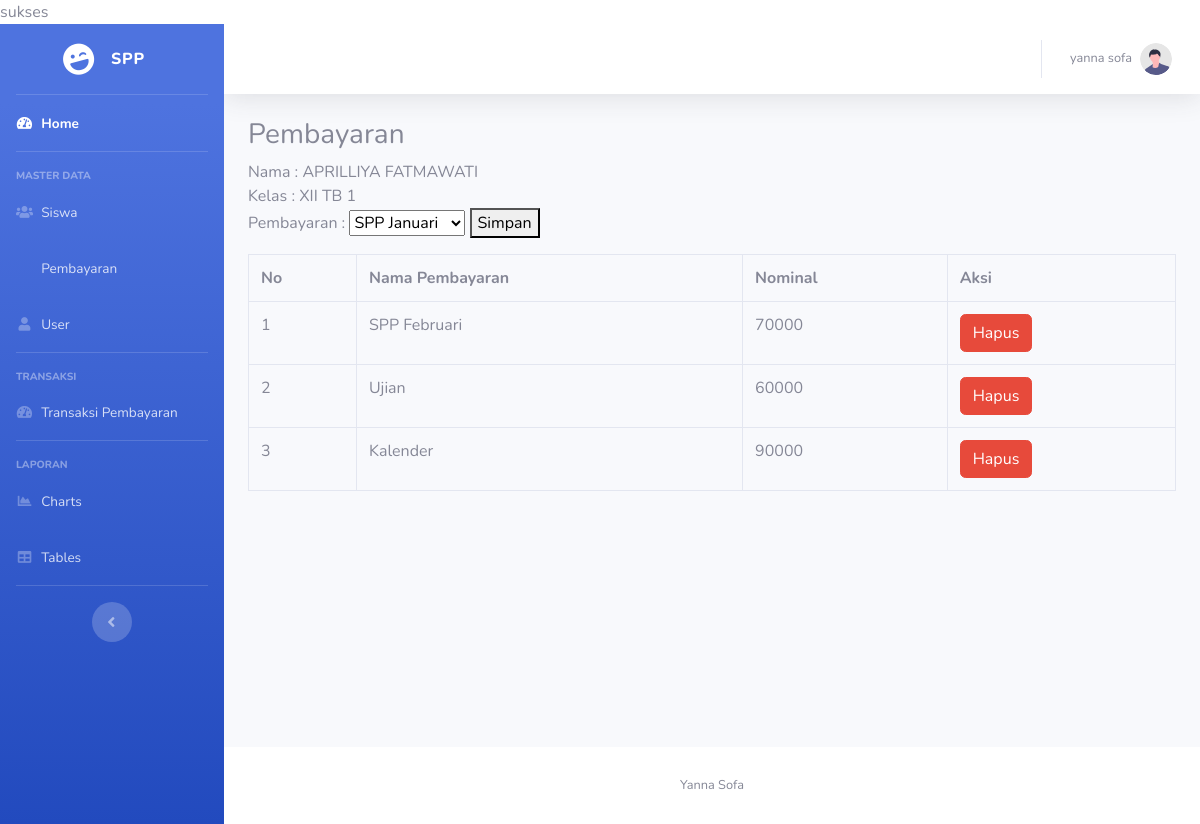
Screenshot of /index.php?page=transaksi/pembayaran&nis=0111mq (signed in) with the database file from the repository.
### tables this page shows
CREATE TABLE `siswa` (
  `nis` varchar(10) NOT NULL,
  `nama` varchar(30) NOT NULL,
  `alamat` varchar(30) NOT NULL,
  `jkel` varchar(1) NOT NULL,
  `kelasok` varchar(12) NOT NULL,
  `angkatan` varchar(4) NOT NULL
);

CREATE TABLE `pembayaran` (
  `id` int(11) NOT NULL,
  `nis` varchar(20) NOT NULL,
  `id_bayar` int(11) NOT NULL,
  `tgl_bayar` date NOT NULL DEFAULT current_timestamp(),
  `id_petugas` int(11) NOT NULL,
  `no_kwitansi` int(11) NOT NULL,
  `status` int(11) NOT NULL DEFAULT 0
);

CREATE TABLE `bayar` (
  `id_bayar` int(11) NOT NULL,
  `nama_bayar` varchar(20) NOT NULL,
  `nominal` int(11) NOT NULL
);

### transaksi/pembayaran.php (the view, shortened to what this page needs)
<h3>Pembayaran</h3>
<?php
include "koneksi.php";
$nis=$_GET['nis'];
$query=mysqli_query($koneksi,"select * from siswa where nis='$nis'");
$data=mysqli_fetch_array($query);
echo "Nama : ".$data['nama']."<br>";
echo "Kelas : ".$data['kelasok']."<br>";
?>
<form action="" method="post">
    Pembayaran :
    <select name="id_bayar" id="">
        <?php
        $query=mysqli_query($koneksi,"select * from bayar");
        while($bayar=mysqli_fetch_array($query)){
            ?>
        <option value="<?php echo $bayar['id_bayar'] ?>"><?php echo $bayar['nama_bayar'] ?></option>
        <?php
        }
    ?>
    </select>
    <button name="simpan">Simpan</button>
</form>
<table class="table table-bordered">
    <tr>
        <th>No</th>
        <th>Nama Pembayaran</th>
        <th>Nominal</th>
        <th>Aksi</th>
    </tr>
    <?php
    $i=1;
$query=mysqli_query($koneksi,"SELECT pembayaran.id,bayar.nama_bayar,bayar.nominal from pembayaran,bayar WHERE bayar.id_bayar=pembayaran.id_bayar AND pembayaran.status='0' AND pembayaran.nis='$nis'");
while($data=mysqli_fetch_array($query)){
    ?>
    <tr>
        <td><?= $i++ ?></td>
        <td><?= $data['nama_bayar']?></td>
        <td><?= $data['nominal']?></td>
        <td><a href="?page=transaksi/hapus&id=<?= $data['id']   ?>" class="btn btn-danger">
                Hapus</a></td>
    </tr>
    <?php
}
    ?>
</table>

### rows the page displays
siswa: nama "APRILLIYA FATMAWATI", kelasok "XII TB 1"
pembayaran: id_bayar.nama_bayar "SPP Februari", id_bayar.nominal "70000"
pembayaran: id_bayar.nama_bayar "Ujian", id_bayar.nominal "60000"
pembayaran: id_bayar.nama_bayar "Kalender", id_bayar.nominal "90000"

### other values shown
$_SESSION['nama_petugas'] "yanna sofa"
form field id_bayar "SPP Januari"
